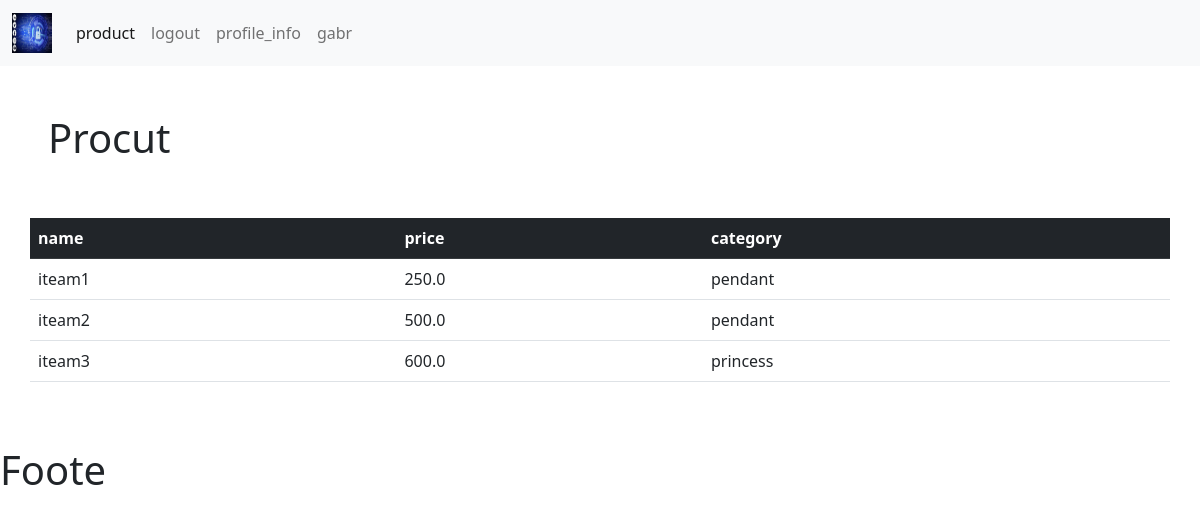
/nec/product/ (signed in), run on the app's committed database.
### Necles/models.py (models this page shows, shortened)
class Necklace(models.Model):
    CATEGORY = (
        ('pendant', 'pendant'),
        ('princess', 'princess'),
        ('choker', 'choker'),
        ('collar', 'collar'),
        ('opera', 'opera'),
        ('charm', 'charm'),
        ('matinée', 'matinée'),
        ('multi-chain', 'multi-chain'),
        ('locket', 'locket'),
    )
    name=models.CharField(max_length=90,null=False)
    price=models.FloatField()
    category=models.CharField(max_length=300,null=False,choices=CATEGORY)
    tag=models.ManyToManyField(Tag)
    data_create=models.DateTimeField(auto_now_add=True,null=True)
    descripion=models.CharField(max_length=500,null=False)

### Necles/views.py (the view)
# urls.py: path('product/',views.product,name='product'),
@login_required(login_url='/user/login/')
def product(request):
    product=Necklace.objects.all()
    return render(request, 'nec/about.html', {'product':product})

### TEMPLATES/nec/about.html
{% extends   'base.html' %}
{% load static %}
{% block content %}
<h1 class="p-5">Procut</h1>
<div class="container  pb-5">
  <div class="row">
<table class="table">
  <thead>
    <tr class="table-dark">
      <th scope="col">name</th>
      <th scope="col">price</th>
      <th scope="col">category</th>
    </tr>
  </thead>
  <tbody>
  {% for i in product %}
    <tr>
      <td>{{i.name}}</td>
      <td>{{i.price}}</td>
      <td>{{i.category}}</td>
    </tr>
  {%endfor %}
  </tbody>
</table>
    </div>
</div>
{% endblock %}

### TEMPLATES/navbar.html (shortened to what this page needs)
{% load static %}
<nav class="navbar navbar-expand-lg bg-light">
  <div class="container-fluid">
    <a class="navbar-brand" href="{% url 'home'%}">
      <img src="{% static 'download.jpg' %}" alt="" width="40" height="40">
    </a>
    <div class="collapse navbar-collapse" id="navbarSupportedContent">
      <ul class="navbar-nav me-auto mb-2 mb-lg-0">
        {% if user.is_authenticated %}
            <li class="nav-item">
              <a class="nav-link active" aria-current="page" href="{% url 'product' %}">product</a>
            </li>
            <li class="nav-item">
                <a class="nav-link" href="{% url 'logout' %}">logout</a>
            </li>
           <li class="nav-item">
               <a class="nav-link" href="{% url 'profile_info' %}">profile_info</a>
           </li>
        {% elif request.user.is_staff %}
              <li class="nav-item">
              <a class="nav-link" href="{% url 'product' %}">product</a>
            </li>
        {% endif %}
         <li class="nav-item">
          <a class="nav-link">{{user.username}}</a>
        </li>
      </ul>
    </div>
  </div>
</nav>

### data on the page
Necklace: name "iteam1", price "250.0", category "pendant"
Necklace: name "iteam2", price "500.0", category "pendant"
Necklace: name "iteam3", price "600.0", category "princess"

### other printed values
{{ user.username }} "gabr"
